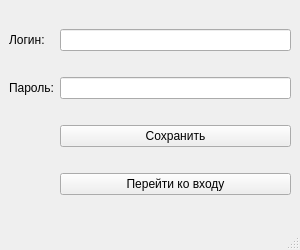
<?xml version="1.0" encoding="UTF-8"?>
<ui version="4.0">
 <class>RegisterWindow</class>
 <widget class="QMainWindow" name="RegisterWindow">
  <property name="geometry">
   <rect>
    <x>0</x>
    <y>0</y>
    <width>300</width>
    <height>250</height>
   </rect>
  </property>
  <property name="windowTitle">
   <string>Регистрация</string>
  </property>
  <widget class="QWidget" name="centralwidget">
   <layout class="QGridLayout" name="gridLayout">
    <item row="0" column="0">
     <widget class="QLabel" name="login_label">
      <property name="text">
       <string>Логин:</string>
      </property>
     </widget>
    </item>
    <item row="0" column="1">
     <widget class="QLineEdit" name="login_lineEdit"/>
    </item>
    <item row="1" column="0">
     <widget class="QLabel" name="password_label">
      <property name="text">
       <string>Пароль:</string>
      </property>
     </widget>
    </item>
    <item row="1" column="1">
     <widget class="QLineEdit" name="password_lineEdit">
      <property name="echoMode">
       <enum>QLineEdit::Password</enum>
      </property>
     </widget>
    </item>
    <item row="2" column="1">
     <widget class="QPushButton" name="save_pushButton">
      <property name="text">
       <string>Сохранить</string>
      </property>
     </widget>
    </item>
    <item row="3" column="1">
     <widget class="QPushButton" name="goto_login_pushButton">
      <property name="text">
       <string>Перейти ко входу</string>
      </property>
     </widget>
    </item>
   </layout>
  </widget>
  <widget class="QMenuBar" name="menubar">
   <property name="geometry">
    <rect>
     <x>0</x>
     <y>0</y>
     <width>300</width>
     <height>21</height>
    </rect>
   </property>
  </widget>
  <widget class="QStatusBar" name="statusbar"/>
 </widget>
 <resources/>
 <connections/>
</ui>
